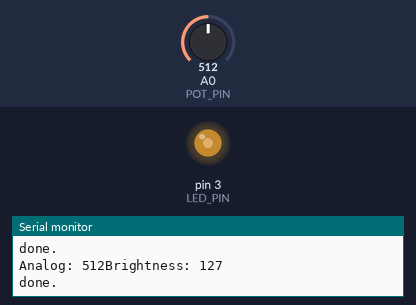
Bench run of a sketch on a simulated Arduino Leonardo, built with avr-gcc and run on an emulated ATmega32U4. Shown: output pins drawn as LEDs (lit = HIGH), the last lines printed to the serial monitor. Inputs (shaded band) come from the test bench; at power-on: A0 (POT_PIN) = 512. Storage starts empty.

Above: at 1.3 s.
1.4 s: A0 (POT_PIN) set to 716
At 2.3 s:
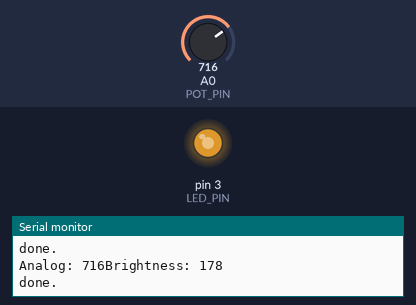
3.0 s: A0 (POT_PIN) set to 900
At 3.6 s:
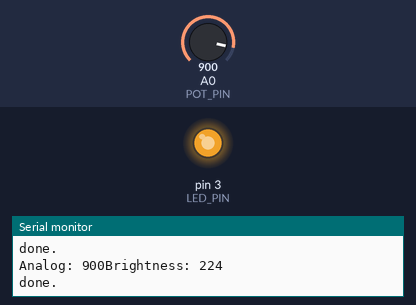
4.6 s: A0 (POT_PIN) set to 122
At 5.8 s:
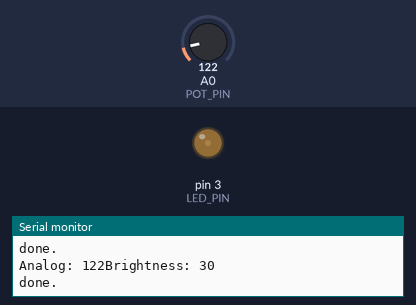
6.1 s: A0 (POT_PIN) set to 0
At 7.4 s:
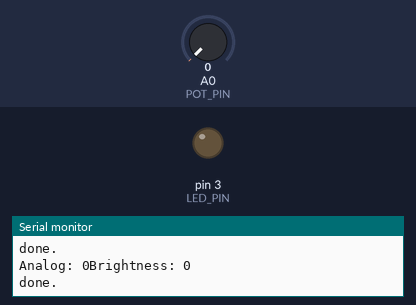
7.7 s: A0 (POT_PIN) set to 511
At 8.6 s:
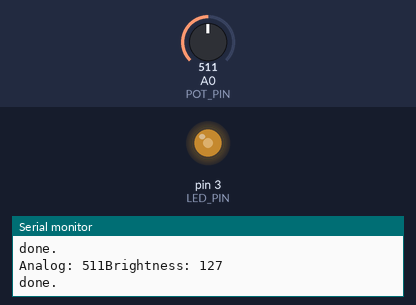
Timing chart, 0 to 10.2 s (numbered marks = the images above; inputs shaded):
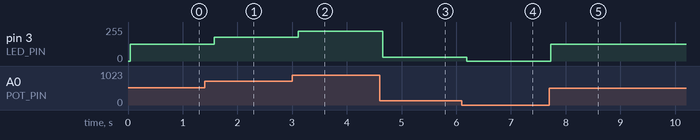

The sketch:

B10K_Potentiometer.ino
```cpp
const int LED_PIN = 3;    // PWM pin for LED
const int POT_PIN = A0;   // analog pin for potentiometer
#include <SPI.h>
#include <SD.h>

File myFile;

// change this to match your SD shield or module;
const int chipSelect = 10;

void setup() {
  pinMode(LED_PIN, OUTPUT); // set LED pin as output
  Serial.begin(9600);       // optional: for Serial Monitor

  while (!Serial) {
    ; // wait for serial port to connect. Needed for Leonardo only
  }

  Serial.print("Initializing SD card...");

  if (!SD.begin()) {
    Serial.println("initialization failed!");
    return;
  }
  Serial.println("initialization done.");

  myFile = SD.open("data.csv", FILE_WRITE);
  myFile.println("(Voltage, Brightness)");
  // add ", data2, data3" into it for other data, should print: '(Brightness, data2, data3)'
  myFile.close();
}

void loop() {
  // Read the potentiometer value (0–1023)
  int analogValue = analogRead(POT_PIN);

  // Map the analog value to brightness (0–255)
  int brightness = map(analogValue, 0, 1023, 0, 255);

  // Set the LED brightness using PWM
  analogWrite(LED_PIN, brightness);

  // Optional: print the value to Serial Monitor
  Serial.print("Analog: ");
  Serial.print(analogValue);
  Serial.print("Brightness: ");
  Serial.println(brightness);

  myFile = SD.open("data.csv", FILE_WRITE);

  if (myFile) {
    myFile.print(analogValue);
    myFile.print(",");
    myFile.print(brightness);
    // myFile.print(", ");
    // ^ add back when more data (data2, data3)
    myFile.println();
    // close the file:
    myFile.close();
    Serial.println("done.");
  } else {
    // if the file didn't open, print an error:
    Serial.println("error opening test.csv");
  }

  delay(500);
}
```

Measured:
- after the input at 1.4 s, pin 3 (LED_PIN): 127/255 → 178/255 after 0.18 s
- after the input at 3.0 s, pin 3 (LED_PIN): 178/255 → 224/255 after 0.12 s
- after the input at 4.6 s, pin 3 (LED_PIN): 224/255 → 30/255 after 0.05 s
- after the input at 6.1 s, pin 3 (LED_PIN): 30/255 → 0/255 after 0.09 s
- after the input at 7.7 s, pin 3 (LED_PIN): 0/255 → 127/255 at once
